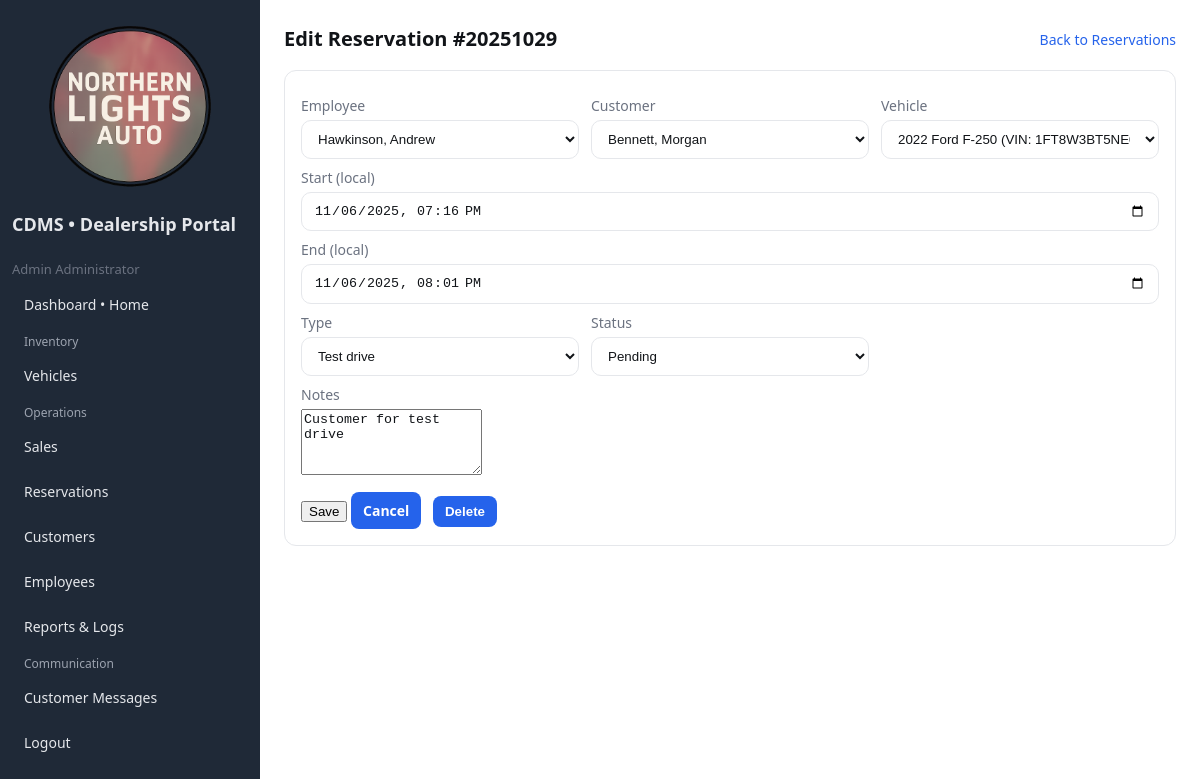
The page /public/reservation_edit.php?id=20251029 (signed in) on the database as committed earlier.
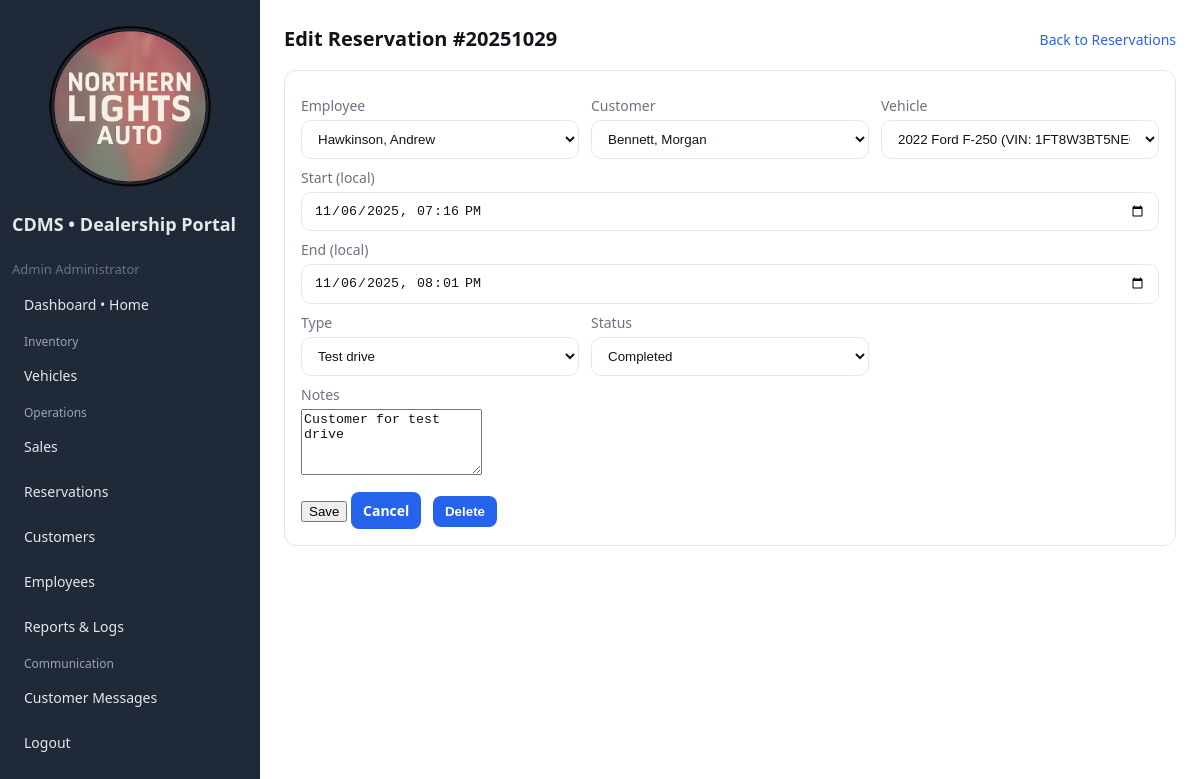
The same page on the database as committed later.
### tables this page shows
CREATE TABLE `reservations` (
  `reservation_id` int(11) NOT NULL,
  `vehicle_id` int(11) NOT NULL,
  `customer_id` int(11) NOT NULL,
  `created_by_employee_id` int(11) DEFAULT NULL,
  `type` enum('test_drive','hold') NOT NULL DEFAULT 'test_drive',
  `start_datetime` datetime NOT NULL,
  `end_datetime` datetime NOT NULL,
  `status` enum('pending','confirmed','completed','canceled','expired') NOT NULL DEFAULT 'pending',
  `notes` varchar(500) DEFAULT NULL,
  `created_at` timestamp NOT NULL DEFAULT current_timestamp(),
  `updated_at` timestamp NOT NULL DEFAULT current_timestamp() ON UPDATE current_timestamp()
);

CREATE TABLE `employees` (
  `employee_id` int(11) NOT NULL,
  `first_name` varchar(50) NOT NULL,
  `last_name` varchar(50) NOT NULL,
  `email` varchar(120) NOT NULL,
  `password_hash` varchar(100) DEFAULT NULL,
  `phone` varchar(30) DEFAULT NULL,
  `role` enum('sales','manager','admin') NOT NULL DEFAULT 'sales',
  `hire_date` date NOT NULL DEFAULT curdate(),
  `is_active` tinyint(1) NOT NULL DEFAULT 1,
  `created_at` timestamp NOT NULL DEFAULT current_timestamp(),
  `updated_at` timestamp NOT NULL DEFAULT current_timestamp() ON UPDATE current_timestamp()
);

CREATE TABLE `customers` (
  `customer_id` int(11) NOT NULL,
  `first_name` varchar(50) NOT NULL,
  `last_name` varchar(50) NOT NULL,
  `email` varchar(120) NOT NULL,
  `phone` varchar(30) DEFAULT NULL,
  `address_line1` varchar(120) DEFAULT NULL,
  `address_line2` varchar(120) DEFAULT NULL,
  `city` varchar(80) DEFAULT NULL,
  `state_province` varchar(80) DEFAULT NULL,
  `postal_code` varchar(20) DEFAULT NULL,
  `created_at` timestamp NOT NULL DEFAULT current_timestamp(),
  `updated_at` timestamp NOT NULL DEFAULT current_timestamp() ON UPDATE current_timestamp(),
  `password_hash` varchar(255) DEFAULT NULL
);

CREATE TABLE `vehicles` (
  `vehicle_id` int(11) NOT NULL,
  `vin` char(17) NOT NULL,
  `make` varchar(50) NOT NULL,
  `model` varchar(50) NOT NULL,
  `trim` varchar(50) DEFAULT NULL,
  `model_year` year(4) NOT NULL,
  `color` varchar(40) DEFAULT NULL,
  `body_style` varchar(40) DEFAULT NULL,
  `transmission` varchar(40) DEFAULT NULL,
  `fuel_type` varchar(40) DEFAULT NULL,
  `mileage` int(11) DEFAULT 0,
  `price` decimal(10,2) NOT NULL,
  `image_url` varchar(255) DEFAULT NULL,
  `status` enum('available','reserved','sold') NOT NULL DEFAULT 'available',
  `image_filename` varchar(255) DEFAULT NULL,
  `location` varchar(80) DEFAULT NULL,
  `listed_at` date NOT NULL DEFAULT curdate(),
  `created_at` timestamp NOT NULL DEFAULT current_timestamp(),
  `updated_at` timestamp NOT NULL DEFAULT current_timestamp() ON UPDATE current_timestamp()
);

### lib/helpers.php (called while the page is built, shortened)
<?php
function e($string)
{
    return htmlspecialchars($string, ENT_QUOTES, 'UTF-8');
}

### lib/auth.php (called while the page is built, shortened)
<?php
function auth_user(): ?array
{
    return $_SESSION['user'] ?? null;
}

### public/reservation_edit.php (the view, shortened to what the changed rows need)
<?php
$u = auth_user();
$is_admin = isset($u['role']) && $u['role'] === 'admin';
$pdo = DB::conn();
$id = (int)($_GET['id'] ?? 0);
$st = $pdo->prepare('SELECT * FROM reservations WHERE reservation_id = ? LIMIT 1');
$st->execute([$id]);
$res = $st->fetch(PDO::FETCH_ASSOC);
$employees = $pdo->query("SELECT employee_id, first_name, last_name FROM employees WHERE is_active = 1 ORDER BY last_name, first_name")->fetchAll(PDO::FETCH_ASSOC);
$customers = $pdo->query("SELECT customer_id, first_name, last_name FROM customers ORDER BY last_name, first_name")->fetchAll(PDO::FETCH_ASSOC);
$vehicles  = $pdo->query("SELECT vehicle_id, make, model, model_year, vin FROM vehicles ORDER BY model_year DESC, make, model")->fetchAll(PDO::FETCH_ASSOC);
$statusOptions = $pdo->query("SELECT DISTINCT status FROM reservations ORDER BY status")->fetchAll(PDO::FETCH_COLUMN);
?>
<!doctype html>
<html>
<head>
    <?php include __DIR__ . '/../includes/header.php'; ?>
</head>
<body class="page-reservations">
    <div class="layout">
        <div class="content">
            <div class="card">
                <form method="post" class="form">
                    <div class="grid-3">
                        <div>
                            <label>Employee</label>
                            <select name="employee_id">
                                <?php foreach ($employees as $emp): ?>
                                    <option value="<?= (int)$emp['employee_id'] ?>" <?= ((int)($res['created_by_employee_id'] ?? 0) === (int)$emp['employee_id']) ? 'selected' : '' ?>><?= e($emp['last_name'] . ', ' . $emp['first_name']) ?></option>
                                <?php endforeach; ?>
                            </select>
                        </div>
                        <div>
                            <label>Customer</label>
                            <select name="customer_id">
                                <?php foreach ($customers as $c): ?>
                                    <option value="<?= (int)$c['customer_id'] ?>" <?= ((int)($res['customer_id'] ?? 0) === (int)$c['customer_id']) ? 'selected' : '' ?>><?= e($c['last_name'] . ', ' . $c['first_name']) ?></option>
                                <?php endforeach; ?>
                            </select>
                        </div>
                        <div>
                            <label>Vehicle</label>
                            <select name="vehicle_id">
                                <?php foreach ($vehicles as $v): ?>
                                    <option value="<?= (int)$v['vehicle_id'] ?>" <?= ((int)($res['vehicle_id'] ?? 0) === (int)$v['vehicle_id']) ? 'selected' : '' ?>><?= e(trim(($v['model_year'] ? $v['model_year'] . ' ' : '') . $v['make'] . ' ' . $v['model'] . ' (VIN: ' . $v['vin'] . ')')) ?></option>
                                <?php endforeach; ?>
                            </select>
                        </div>
                    </div>
                    <div class="grid-2">
                        <div>
                            <label>Start (local)</label>
                            <input type="datetime-local" name="start_datetime" value="<?= e(date('Y-m-d\TH:i', strtotime($res['start_datetime'] ?? ''))) ?>">
                        </div>
                        <div>
                            <label>End (local)</label>
                            <input type="datetime-local" name="end_datetime" value="<?= e(date('Y-m-d\TH:i', strtotime($res['end_datetime'] ?? ''))) ?>">
                        </div>
                    </div>
                    <div class="grid-3">
                        <div>
                            <label>Type</label>
                            <select name="type">
                                <option value="test_drive" <?= ($res['type'] === 'test_drive') ? 'selected' : '' ?>>Test drive</option>
                            </select>
                        </div>
                        <div>
                            <label>Status</label>
                            <select name="status">
                                <?php foreach ($statusOptions as $s): ?>
                                    <option value="<?= e($s) ?>" <?= ($res['status'] === $s) ? 'selected' : '' ?>><?= e(ucfirst($s)) ?></option>
                                <?php endforeach; ?>
                            </select>
                        </div>
                        <div></div>
                    </div>
                    <label>Notes</label>
                    <textarea name="notes" rows="4"><?= e($_POST['notes'] ?? $res['notes'] ?? '') ?></textarea>
                    <div class="mt-12">
                        <button>Save</button>
                        <a class="btn secondary" href="<?= BASE_URL ?>/reservations.php">Cancel</a>
                        <?php if ($is_admin): ?>
                            <button type="button" id="deleteBtn" class="btn secondary" style="margin-left:8px;">Delete</button>
                        <?php endif; ?>
                    </div>
                </form>
            </div>
        </div>
    </div>
</body>
</html>

Rows that differ between the two databases and show on the page:
changed reservations "Test drive": status "Pending" → "Completed"
